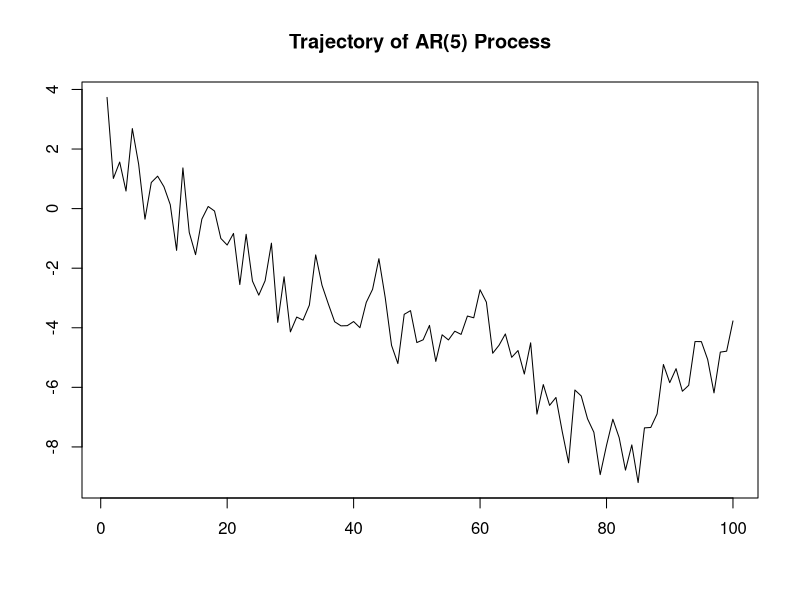

This chart was generated by the following R code:
# simple AR without any packages

AR_model <- function(coeffs,horizon,start,plot=FALSE){
  ## initizalize the vector of values
  values <- vector(length = 0L)
  
  ## get the values by recursion
  for(i in seq.default(1,horizon)){
    # initialize starting value
    if(length(values) == 0){
      values[[i]] <- start + rnorm(1)
    } else if( length(values) < length(coeffs) ){
      # as long as not all coefficients can be used, use a shorter version
      # to avoid subscript out of bounds error
      current_values <- length(values)
      values[[i]] <- coeffs[1:current_values] %*% values[(i-1):(i-current_values)] + rnorm(1)
    } else {
      values[[i]] <- coeffs %*% values[(i-1):(i-length(coeffs))] + rnorm(1)
    }
  }
  
  if(plot){
    plot(seq.default(1,horizon,1),values,
                    type='l',main = paste0('Trajectory of AR(',length(coeffs),') Process'),
                    xlab = "", ylab = "")
  }
  
  values

}

coeffs_m1 <- c(0.434,0.217,0.145,0.108,0.087)
coeffs_m2 <- c(0.682,0.346,0,0,0)

AR_model(coeffs = coeffs_m1, horizon = 100, start = 5, plot = TRUE)

